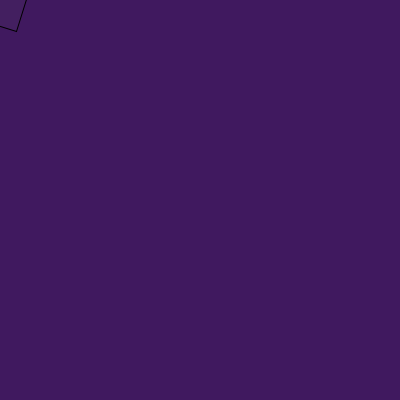
Frame 1 (no input)
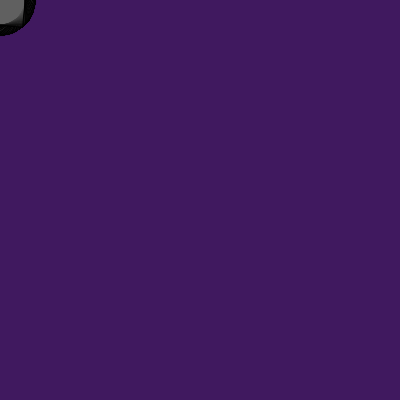
Frame 60 (the mouse pressed at the canvas centre just before this capture)
Frame 120 (the mouse held since frame 60 and released just before this capture): identical to frame 60, image omitted

The Processing sketch that drew these frames (run headless with seeded random() and noise(); from frame 60 on, the mouse is pressed at the canvas centre):

// Processing sketch: processing_141376
// ── processing_141376.pde

//Caroline Alves Lins de Albuquerque. ComputaÃ�ï¿½Ã�Â§Ã�ï¿½Ã�Â£o S53
//Retangulo girando ao redor do mouse

float r = 5;
float backR;
float backG;
float backB;
float passo=0.05;


void setup() {
  size(400, 400);
  //Variação de cor de fundo
  backR = random(0, 100);
  backG = random(0, 100);
  backB = random(0, 100);
  //Cor de fundo
  background(backR, backG, backB);
  //Faz o quadrado seguir o centro do mouse
  rectMode(CORNER);
}

void quadrado(int x, int y, int a, int l, float r) {
  rectMode(CENTER);
  //Faz o quadrado girar e seguir o mouse
  pushMatrix();
  translate(x, y);
  rotate(r);
  r = r + x;
  //Tamanho do quadrado
  rect(0, 0, a, l);

  //Ao pressionar o mouse o quadrado gira mais rápido
  if (mousePressed) {
    r++;
  }
  popMatrix();
}

void draw() {
//Muda a cor do quadrado
  if (mouseX<width/2) {
    fill(100, 20);
  }
  if (mouseX>height/2) {
    fill(255, 20);
  }
//Muda o quadrado de acordo com a posição do mouse
  if (mouseX<width/2) {
    quadrado(mouseX, mouseY, 50, 50, r);
  }
  fill(255, 30);

  if (mouseX>width/2) {
    quadrado(mouseX, mouseY, 100, 100, -r);
  }
//velocidade do quadrado
  r= r+passo;

  if (mousePressed) { 
    r++;
  }
}

//Ao soltar o botão o quadrado volta a girar normalmente
void mouseReleased() {
  r=0;
}

//<a rel="license" href="http://creativecommons.org/licenses/by/4.0/"><img alt="Licença Creative Commons" style="border-width:0" src="http://i.creativecommons.org/l/by/4.0/88x31.png" /></a><br /><span xmlns:dct="http://purl.org/dc/terms/" property="dct:title">Quadrado Girando ao redor do mouse</span> de <a xmlns:cc="http://creativecommons.org/ns#" href="http://www.openprocessing.org/sketch/136274" property="cc:attributionName" rel="cc:attributionURL">Caroline Alves Lins de Albuquerque</a> está licenciado com uma Licença <a rel="license" href="http://creativecommons.org/licenses/by/4.0/">Creative Commons - Atribuição 4.0 Internacional</a>.<br />Baseado no trabalho disponível em <a xmlns:dct="http://purl.org/dc/terms/" href="http://www.openprocessing.org/sketch/136274" rel="dct:source">http://www.openprocessing.org/sketch/136274</a>.
